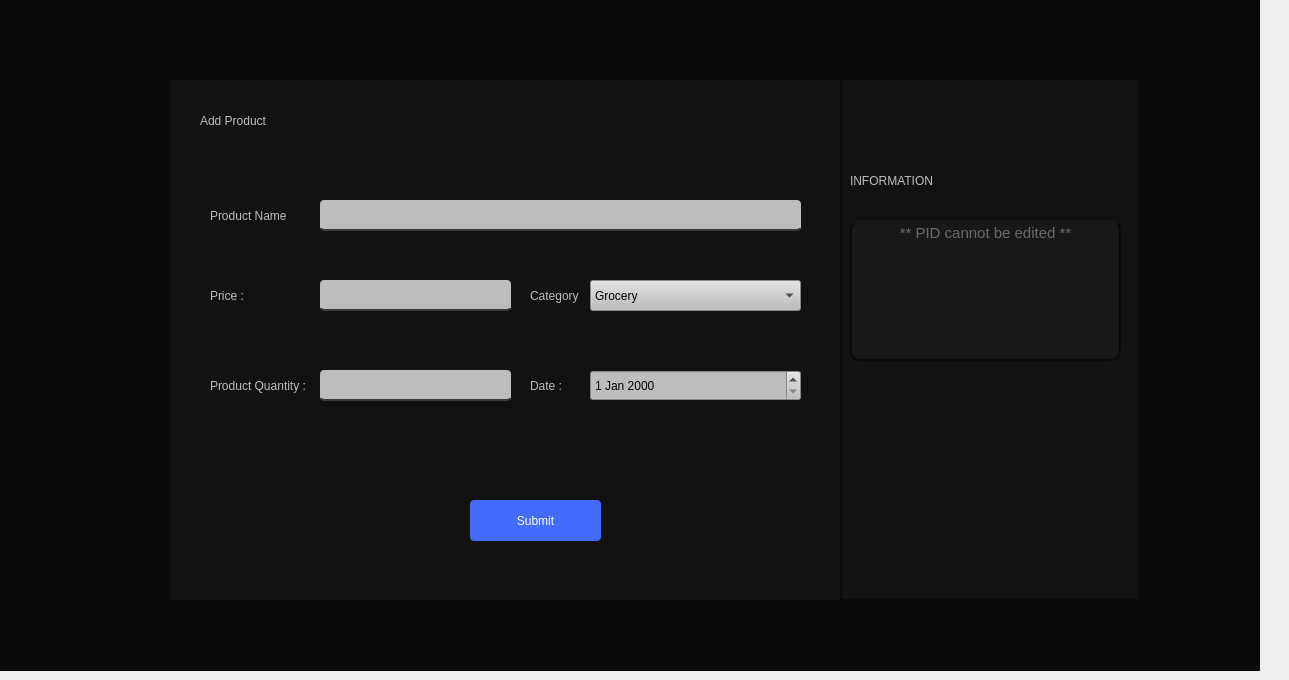
    <widget class="QWidget" name="addProduct">
     <widget class="QWidget" name="widget_91" native="true">
      <property name="geometry">
       <rect>
        <x>-20</x>
        <y>0</y>
        <width>1280</width>
        <height>671</height>
       </rect>
      </property>
      <property name="styleSheet">
       <string notr="true">max-width:1280px;
max-height:720px;
background:#0a0a0a;</string>
      </property>
      <widget class="QWidget" name="widget_28" native="true">
       <property name="geometry">
        <rect>
         <x>190</x>
         <y>80</y>
         <width>671</width>
         <height>520</height>
        </rect>
       </property>
       <property name="styleSheet">
        <string notr="true">max-width: 900px;
max-height: 520px;
background-color:#121212;</string>
       </property>
       <widget class="QLabel" name="label_289">
        <property name="geometry">
         <rect>
          <x>30</x>
          <y>10</y>
          <width>181</width>
          <height>61</height>
         </rect>
        </property>
        <property name="styleSheet">
         <string notr="true">font: 16pt &quot;Sans Serif Collection&quot;;
border:none;
color:rgb(189, 189, 189);</string>
        </property>
        <property name="text">
         <string>Add Product</string>
        </property>
       </widget>
       <widget class="QLabel" name="label_38">
        <property name="geometry">
         <rect>
          <x>40</x>
          <y>120</y>
          <width>81</width>
          <height>31</height>
         </rect>
        </property>
        <property name="styleSheet">
         <string notr="true">color:rgb(189, 189, 189);
font: 10pt &quot;Segoe UI&quot;;</string>
        </property>
        <property name="text">
         <string>Product Name :</string>
        </property>
       </widget>
       <widget class="QLabel" name="label_51">
        <property name="geometry">
         <rect>
          <x>40</x>
          <y>200</y>
          <width>101</width>
          <height>31</height>
         </rect>
        </property>
        <property name="styleSheet">
         <string notr="true">color:rgb(189, 189, 189);
font: 10pt &quot;Segoe UI&quot;;</string>
        </property>
        <property name="text">
         <string>Price :</string>
        </property>
       </widget>
       <widget class="QLabel" name="label_66">
        <property name="geometry">
         <rect>
          <x>40</x>
          <y>290</y>
          <width>111</width>
          <height>31</height>
         </rect>
        </property>
        <property name="styleSheet">
         <string notr="true">color:rgb(189, 189, 189);
font: 10pt &quot;Segoe UI&quot;;</string>
        </property>
        <property name="text">
         <string>Product Quantity :</string>
        </property>
       </widget>
       <widget class="QLineEdit" name="priceEdit">
        <property name="geometry">
         <rect>
          <x>150</x>
          <y>200</y>
          <width>191</width>
          <height>31</height>
         </rect>
        </property>
        <property name="styleSheet">
         <string notr="true">border:none;
border-bottom: 2px solid #3a3a3a;
background-color:rgb(189, 189, 189);
border-radius:4px;
color:black;</string>
        </property>
        <property name="text">
         <string/>
        </property>
       </widget>
       <widget class="QLineEdit" name="quantityEdit">
        <property name="geometry">
         <rect>
          <x>150</x>
          <y>290</y>
          <width>191</width>
          <height>31</height>
         </rect>
        </property>
        <property name="styleSheet">
         <string notr="true">border:none;
border-bottom: 2px solid #3a3a3a;
background-color:rgb(189, 189, 189);
border-radius:4px;
color:black;</string>
        </property>
        <property name="text">
         <string/>
        </property>
       </widget>
       <widget class="QPushButton" name="addProductBtn_2">
        <property name="geometry">
         <rect>
          <x>300</x>
          <y>420</y>
          <width>131</width>
          <height>41</height>
         </rect>
        </property>
        <property name="styleSheet">
         <string notr="true">background:#436cfd;
font: 500 10pt &quot;Microsoft Sans Serif&quot;;
color:white;
border-radius: 4px;
</string>
        </property>
        <property name="text">
         <string>Submit</string>
        </property>
       </widget>
       <widget class="QComboBox" name="categoryCombo">
        <property name="geometry">
         <rect>
          <x>420</x>
          <y>200</y>
          <width>211</width>
          <height>31</height>
         </rect>
        </property>
        <property name="styleSheet">
         <string notr="true">background-color:rgb(189, 189, 189);
color:black;</string>
        </property>
        <item>
         <property name="text">
          <string>Grocery</string>
         </property>
        </item>
        <item>
         <property name="text">
          <string>Sports</string>
         </property>
        </item>
       </widget>
       <widget class="QLabel" name="label_503">
        <property name="geometry">
         <rect>
          <x>360</x>
          <y>200</y>
          <width>51</width>
          <height>31</height>
         </rect>
        </property>
        <property name="styleSheet">
         <string notr="true">color:rgb(189, 189, 189);
font: 10pt &quot;Segoe UI&quot;;</string>
        </property>
        <property name="text">
         <string>Category :</string>
        </property>
       </widget>
       <widget class="QLabel" name="label_584">
        <property name="geometry">
         <rect>
          <x>360</x>
          <y>290</y>
          <width>61</width>
          <height>31</height>
         </rect>
        </property>
        <property name="styleSheet">
         <string notr="true">color:rgb(189, 189, 189);
font: 10pt &quot;Segoe UI&quot;;</string>
        </property>
        <property name="text">
         <string>Date :</string>
        </property>
       </widget>
       <widget class="QDateEdit" name="dateEdit_2">
        <property name="geometry">
         <rect>
          <x>420</x>
          <y>290</y>
          <width>211</width>
          <height>31</height>
         </rect>
        </property>
        <property name="styleSheet">
         <string notr="true">background-color:rgb(189, 189, 189);</string>
        </property>
       </widget>
       <widget class="QLineEdit" name="productNameEdit">
        <property name="geometry">
         <rect>
          <x>150</x>
          <y>120</y>
          <width>481</width>
          <height>31</height>
         </rect>
        </property>
        <property name="styleSheet">
         <string notr="true">border:none;
border-bottom: 2px solid #3a3a3a;
background-color:rgb(189, 189, 189);
border-radius:4px;
color:#0a0a0a;</string>
        </property>
        <property name="text">
         <string/>
        </property>
       </widget>
      </widget>
      <widget class="QWidget" name="widget_92" native="true">
       <property name="geometry">
        <rect>
         <x>860</x>
         <y>80</y>
         <width>301</width>
         <height>521</height>
        </rect>
       </property>
       <property name="styleSheet">
        <string notr="true">background:#121212;
border: 2px solid #0a0a0a;
border-top:none;</string>
       </property>
       <widget class="QWidget" name="widget_93" native="true">
        <property name="geometry">
         <rect>
          <x>10</x>
          <y>140</y>
          <width>271</width>
          <height>141</height>
         </rect>
        </property>
        <property name="styleSheet">
         <string notr="true">border-radius: 10px;
background:#181818;</string>
        </property>
        <widget class="QTextEdit" name="textEdit">
         <property name="geometry">
          <rect>
           <x>0</x>
           <y>0</y>
           <width>271</width>
           <height>141</height>
          </rect>
         </property>
         <property name="styleSheet">
          <string notr="true">font: 12pt &quot;Microsoft Sans Serif&quot;;
color:rgb(189, 189, 189);</string>
         </property>
         <property name="html">
          <string>&lt;!DOCTYPE HTML PUBLIC &quot;-//W3C//DTD HTML 4.0//EN&quot; &quot;http://www.w3.org/TR/REC-html40/strict.dtd&quot;&gt;
&lt;html&gt;&lt;head&gt;&lt;meta name=&quot;qrichtext&quot; content=&quot;1&quot; /&gt;&lt;meta charset=&quot;utf-8&quot; /&gt;&lt;style type=&quot;text/css&quot;&gt;
p, li { white-space: pre-wrap; }
hr { height: 1px; border-width: 0; }
li.unchecked::marker { content: &quot;\2610&quot;; }
li.checked::marker { content: &quot;\2612&quot;; }
&lt;/style&gt;&lt;/head&gt;&lt;body style=&quot; font-family:'Microsoft Sans Serif'; font-size:12pt; font-weight:400; font-style:normal;&quot;&gt;
&lt;p align=&quot;center&quot; style=&quot; margin-top:0px; margin-bottom:0px; margin-left:0px; margin-right:0px; -qt-block-indent:0; text-indent:0px;&quot;&gt;&lt;span style=&quot; font-family:'Segoe UI'; font-size:11pt; color:#6a6a6a;&quot;&gt;** PID cannot be edited **&lt;/span&gt;&lt;/p&gt;
&lt;p align=&quot;center&quot; style=&quot;-qt-paragraph-type:empty; margin-top:0px; margin-bottom:0px; margin-left:0px; margin-right:0px; -qt-block-indent:0; text-indent:0px; font-family:'Segoe UI'; font-size:11pt; color:#6a6a6a;&quot;&gt;&lt;br /&gt;&lt;/p&gt;
&lt;p align=&quot;center&quot; style=&quot;-qt-paragraph-type:empty; margin-top:0px; margin-bottom:0px; margin-left:0px; margin-right:0px; -qt-block-indent:0; text-indent:0px; font-family:'Segoe UI'; font-size:11pt; color:#6a6a6a;&quot;&gt;&lt;br /&gt;&lt;/p&gt;&lt;/body&gt;&lt;/html&gt;</string>
         </property>
        </widget>
       </widget>
       <widget class="QWidget" name="widget_94" native="true">
        <property name="geometry">
         <rect>
          <x>980</x>
          <y>0</y>
          <width>301</width>
          <height>720</height>
         </rect>
        </property>
        <property name="styleSheet">
         <string notr="true">background:#0a0a0a;
border: 2px solid #121212;
border-top:none;</string>
        </property>
        <widget class="QLabel" name="label_278">
         <property name="geometry">
          <rect>
           <x>20</x>
           <y>20</y>
           <width>111</width>
           <height>61</height>
          </rect>
         </property>
         <property name="styleSheet">
          <string notr="true">font: 16pt &quot;Sans Serif Collection&quot;;
border:none;</string>
         </property>
         <property name="text">
          <string>Overview</string>
         </property>
        </widget>
        <widget class="QWidget" name="widget_95" native="true">
         <property name="geometry">
          <rect>
           <x>20</x>
           <y>80</y>
           <width>271</width>
           <height>141</height>
          </rect>
         </property>
         <property name="styleSheet">
          <string notr="true">border-radius: 10px;
background:#181818;</string>
         </property>
         <widget class="QLabel" name="label_279">
          <property name="geometry">
           <rect>
            <x>30</x>
            <y>20</y>
            <width>71</width>
            <height>21</height>
           </rect>
          </property>
          <property name="styleSheet">
           <string notr="true">color:#494949;
</string>
          </property>
          <property name="text">
           <string>Total Sales:</string>
          </property>
         </widget>
         <widget class="QLabel" name="label_280">
          <property name="geometry">
           <rect>
            <x>30</x>
            <y>60</y>
            <width>71</width>
            <height>21</height>
           </rect>
          </property>
          <property name="styleSheet">
           <string notr="true">color:#494949;
</string>
          </property>
          <property name="text">
           <string>Total Profit:</string>
          </property>
         </widget>
         <widget class="QLabel" name="label_281">
          <property name="geometry">
           <rect>
            <x>30</x>
            <y>100</y>
            <width>91</width>
            <height>21</height>
           </rect>
          </property>
          <property name="styleSheet">
           <string notr="true">color:#494949;
</string>
          </property>
          <property name="text">
           <string>Remaining Stock:</string>
          </property>
         </widget>
         <widget class="QLabel" name="label_282">
          <property name="geometry">
           <rect>
            <x>170</x>
            <y>20</y>
            <width>91</width>
            <height>16</height>
           </rect>
          </property>
          <property name="styleSheet">
           <string notr="true">border:none;
color:#adadad;</string>
          </property>
          <property name="text">
           <string>4000</string>
          </property>
         </widget>
         <widget class="QLabel" name="label_283">
          <property name="geometry">
           <rect>
            <x>170</x>
            <y>60</y>
            <width>91</width>
            <height>16</height>
           </rect>
          </property>
          <property name="styleSheet">
           <string notr="true">border:none;
color:#adadad;</string>
          </property>
          <property name="text">
           <string>23%</string>
          </property>
         </widget>
         <widget class="QLabel" name="label_284">
          <property name="geometry">
           <rect>
            <x>170</x>
            <y>100</y>
            <width>91</width>
            <height>16</height>
           </rect>
          </property>
          <property name="styleSheet">
           <string notr="true">border:none;
color:#adadad;</string>
          </property>
          <property name="text">
           <string>3978</string>
          </property>
         </widget>
        </widget>
        <widget class="QLabel" name="label_285">
         <property name="geometry">
          <rect>
           <x>30</x>
           <y>240</y>
           <width>141</width>
           <height>61</height>
          </rect>
         </property>
         <property name="styleSheet">
          <string notr="true">font: 16pt &quot;Sans Serif Collection&quot;;
border:none;</string>
         </property>
         <property name="text">
          <string>Weekly Report</string>
         </property>
        </widget>
        <widget class="QTableWidget" name="tableWidget_20">
         <property name="geometry">
          <rect>
           <x>20</x>
           <y>310</y>
           <width>271</width>
           <height>231</height>
          </rect>
         </property>
         <property name="styleSheet">
          <string notr="true">QTableWidget, QTableView {
    border: 1px solid #121212;
    border-radius: 5px;
    gridline-color: #ddd;
    background-color: #adadad;
    font-size: 10px;
    font-family: Arial, sans-serif;
    color: #333;
    selection-background-color: #0078D7;
    selection-color: white;
}

QHeaderView::section {
    background-color:#0a0a0a;
    color: white;
    padding: 4px;
    border: 1px solid #121212;
    font-size: 10px;
    font-weight: bold;
    text-align: center;
}

QTableWidget::item, QTableView::item {
    padding: 2px;
    border-bottom: 1px solid #ddd;
    text-align: center;
}

QTableWidget::item:selected, QTableView::item:selected {
    background-color: #0078D7;
    color: white;
}

QTableCornerButton::section {
    background-color: #adadad;
    border: 1px solid #adadad;
	border-top-left-radius: 8px;
  
}
</string>
         </property>
         <row/>
         <row/>
         <row/>
         <row/>
         <column>
          <property name="text">
           <string>Total Sales</string>
          </property>
         </column>
         <column>
          <property name="text">
           <string>Total Profit</string>
          </property>
         </column>
         <column>
          <property name="text">
           <string>Remaining Debtors</string>
          </property>
         </column>
         <column>
          <property name="text">
           <string>Remaining Stock</string>
          </property>
         </column>
         <item row="0" column="0">
          <property name="text">
           <string>2123</string>
          </property>
         </item>
        </widget>
       </widget>
       <widget class="QLabel" name="label_288">
        <property name="geometry">
         <rect>
          <x>10</x>
          <y>70</y>
          <width>181</width>
          <height>61</height>
         </rect>
        </property>
        <property name="styleSheet">
         <string notr="true">font: 16pt &quot;Sans Serif Collection&quot;;
border:none;
color:rgb(189, 189, 189);</string>
        </property>
        <property name="text">
         <string>INFORMATION</string>
        </property>
       </widget>
       <widget class="QPushButton" name="cross_2">
        <property name="geometry">
         <rect>
          <x>240</x>
          <y>9</y>
          <width>41</width>
          <height>41</height>
         </rect>
        </property>
        <property name="styleSheet">
         <string notr="true">border:none;
background:transparent;
color:black;</string>
        </property>
        <property name="text">
         <string/>
        </property>
       </widget>
       <widget class="QLabel" name="label_481">
        <property name="geometry">
         <rect>
          <x>250</x>
          <y>20</y>
          <width>21</width>
          <height>21</height>
         </rect>
        </property>
        <property name="styleSheet">
         <string notr="true">background-color:transparent;
background-image: url(&quot;:/new/prefix1/images/cancel-01-Stroke-Rounded.png&quot;);
    background-repeat: no-repeat;
    background-position: center;
    background-origin: content;
border:none;</string>
        </property>
        <property name="text">
         <string/>
        </property>
       </widget>
       <zorder>label_481</zorder>
       <zorder>widget_93</zorder>
       <zorder>widget_94</zorder>
       <zorder>label_288</zorder>
       <zorder>cross_2</zorder>
      </widget>
     </widget>
    </widget>
